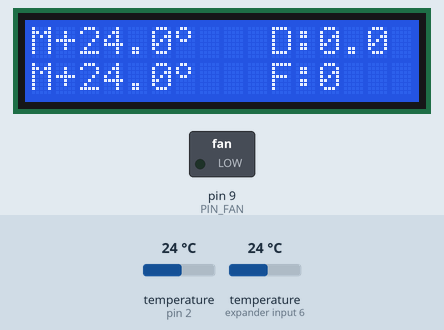
Bench run of a sketch on a simulated Arduino Uno, built with avr-gcc and run on an emulated ATmega328P. On the bench: 16×2 character LCD, switched loads named in the sketch (green lamp = pin HIGH). The test bench sets the inputs (shaded band); at power-on: temperature (sensors on pin 2, expander input 6) 24 °C. What the sketch prints to the serial monitor is not drawn.

Above: at 3.2 s.
3.3 s: temperature (sensor on pin 2) set to 22.2 °C
At 5.3 s:
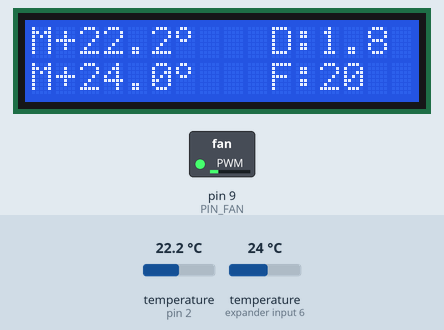
6.2 s: temperature (sensor on expander input 6) set to 22.8 °C
At 7.7 s:
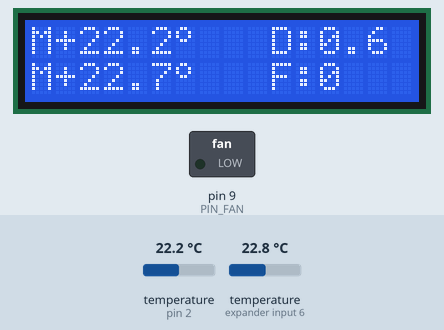
8.8 s: temperature (sensor on pin 2) set to 21 °C
At 11.2 s:
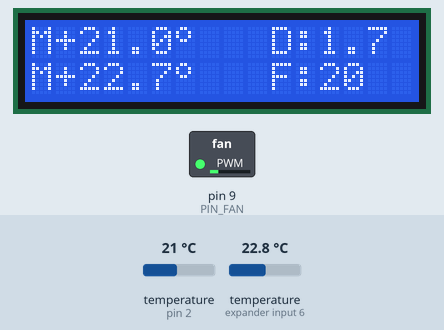
11.8 s: temperature (sensor on expander input 6) set to 12 °C
At 13.6 s:
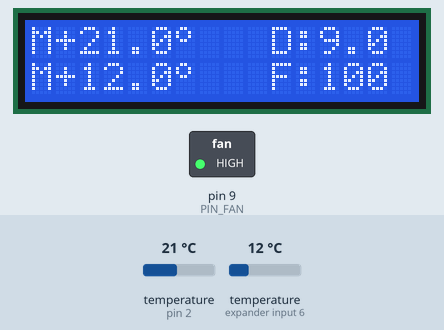
14.4 s: temperature (sensor on expander input 6) set to 19 °C
At 16.2 s:
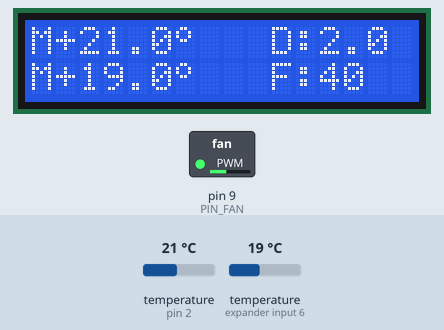
17.3 s: temperature (sensor on pin 2) set to 12 °C
At 18.7 s:
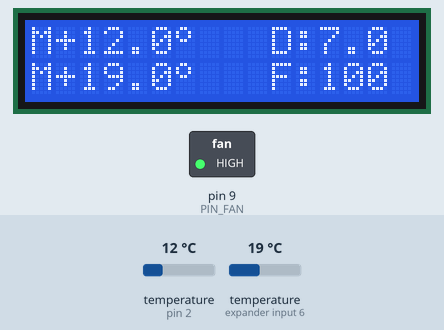
Timing chart, 0 to 20.3 s (numbered marks = the images above; inputs shaded):
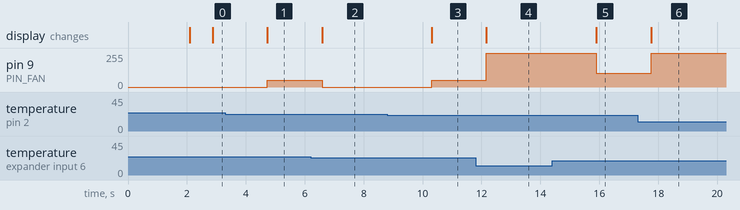

Measured:
- the behaviour switches between 23.1 and 23 °C on temperature (sensor on pin 2) (found by bisection; images 0 and 1)
- the behaviour switches between 23.2 and 23.1 °C on temperature (sensor on expander input 6) (found by bisection; images 1 and 2)
- the behaviour switches between 21.9 and 21.8 °C on temperature (sensor on pin 2) (found by bisection; images 2 and 3)
- after the input at 3.3 s, pin 9 (PIN_FAN): 0/255 → 51/255 after 1.4 s; the display: changes after 1.4 s (image 1)
- after the input at 6.2 s, pin 9 (PIN_FAN): 51/255 → 0/255 after 0.39 s; the display: changes after 0.39 s (image 2)
- after the input at 8.8 s, pin 9 (PIN_FAN): 0/255 → 51/255 after 1.5 s; the display: changes after 1.5 s (image 3)
- after the input at 11.8 s, pin 9 (PIN_FAN): 51/255 → 255/255 after 0.37 s; the display: changes after 0.37 s (image 4)
- after the input at 14.4 s, pin 9 (PIN_FAN): 255/255 → 102/255 after 1.5 s; the display: changes after 1.5 s (image 5)
- after the input at 17.3 s, pin 9 (PIN_FAN): 102/255 → 255/255 after 0.46 s; the display: changes after 0.46 s (image 6)

The sketch:

telescope_thermal_stabilization.ino
```cpp
//**************************************************************//
//  Name    : TELESCOPE THERMAL STABILIZATION
//  Author  : Mik™ <miksoft.pro> <miksoft.tm@gmail.com>
//  Version : 1.0.1 (24 Jan 2018)
//  Notes   : Telescope Thermal Stabilization Controller
//**************************************************************//

// LCD SCREEN TEMPLATE:
// ------------------
// |M:+22.4C° D:2.8 |
// |O:+19.6C° F:100%|
// ------------------
//  ^0        ^10  ^15

// Connecting Libraries
#include <OneWire.h>            // DS18B20 temperature sensor
#include <DallasTemperature.h>  // DS18B20 temperature sensor
#include <LiquidCrystal.h>      // 16x2 LCD

// --- /CONFIGURATION/ ---
#define DEBUG      // Debug mode (messages are displayed in a serial port)
#define PIN_TEMP 2 // PIN of temperature sensor
#define PIN_FAN  9 // PIN PWM for fan control
// --- /CONFIGURATION/ ---

OneWire oneWire(PIN_TEMP);
DallasTemperature sensors(&oneWire);

// Инициализируем объект-экран, передаём использованные
// для подключения контакты на Arduino в порядке:
// RS, E, DB4, DB5, DB6, DB7
LiquidCrystal lcd(4, 5, 10, 11, 12, 13);

float temp1, temp2, delta;

uint8_t degree[8] = {
  B01100,
  B10010,
  B10010,
  B01100,
  B00000,
  B00000,
  B00000,
  B00000
};

// SETUP
void setup() {
  lcd.createChar(1, degree);

  #ifdef DEBUG
    Serial.begin(9600);
    Serial.println("TELESCOPE THERMAL STABILIZATION");
  #endif

  // DS18B20 library start
  sensors.begin();

  // LCD start
  lcd.begin(16, 2);
  lcd.print("   TERMO STAB   ");
  lcd.setCursor(0, 1);
  lcd.print("     V 1.0      ");

  delay(2000);

  display_clear();
} // void setup()

// Gets the temperature from the sensors
void get_temperature() {
  #ifdef DEBUG
    Serial.println("Requesting temperatures...");
  #endif
  sensors.requestTemperatures();
  #ifdef DEBUG
    Serial.println("DONE");
  #endif

  temp1 = sensors.getTempCByIndex(0);
  temp2 = sensors.getTempCByIndex(1);
  delta = abs(temp1 - temp2);
} // void get_temperature()

// Clears the display
void display_clear() {
  lcd.setCursor(0, 0);
  lcd.print("               ");
  lcd.setCursor(0, 1);
  lcd.print("               ");
} // void display_clear()

// MAIN LOOP
void loop() {
  get_temperature();

  // TEMP 1
  lcd.setCursor(0, 0);
  lcd.print("M");
  if (temp1 > 0) {
     lcd.print("+");
  }
  lcd.print(temp1, 1);
  lcd.print("\1  ");

  // TEMP 2
  lcd.setCursor(0, 1);
  lcd.print("M");
  if (temp2 > 0) {
     lcd.print("+");
  }
  lcd.print(temp2, 1);
  lcd.print("\1  ");

  // Delta
  lcd.setCursor(10, 0);
  lcd.print("D:");
  lcd.print(delta, 1);
  lcd.print("  ");

  // Calc fan speed
  float fratio;
  int fspeed;

  fratio = constrain(delta, 0, 5);
  fratio = map(fratio, 0, 5, 0, 255);
  fspeed = map(fratio, 0, 255, 0, 100);

  // Fan speed
  lcd.setCursor(10, 1);
  lcd.print("F:");
  lcd.print(fspeed);
  lcd.print("  ");

  analogWrite(PIN_FAN, fratio);

  #ifdef DEBUG
    Serial.print("Mirror temperature: ");
    Serial.print(temp1);
    Serial.println("C°");
    Serial.print("Outside temperature: ");
    Serial.print(temp2);
    Serial.println("C°");
    Serial.print("Temperature difference (ABS): ");
    Serial.print(delta);
    Serial.println("C°");
    Serial.print("Fan speed (%): ");
    Serial.println(fspeed);
    Serial.print("PWM signal: ");
    Serial.println(fratio);
    Serial.println(" ");
  #endif

  delay(1000);
}
```
